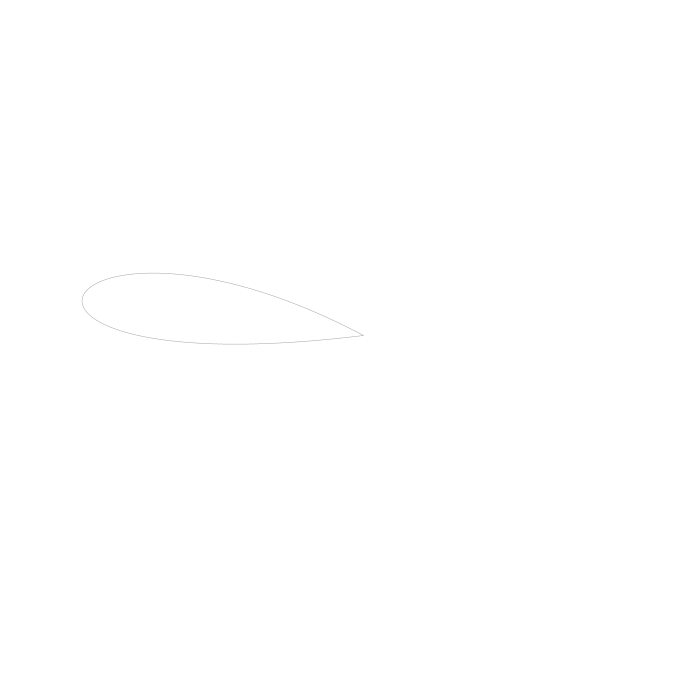
Frame 1 (no input)
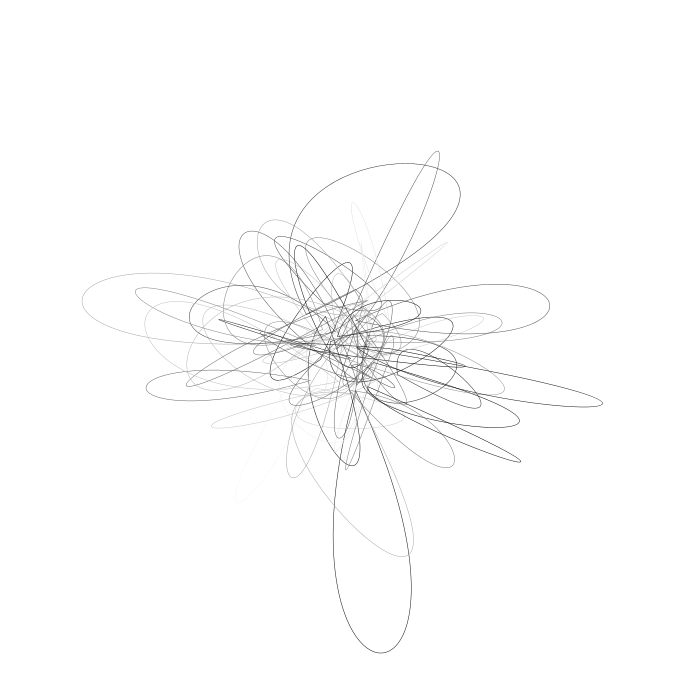
Frame 60 (the mouse pressed at the canvas centre just before this capture)
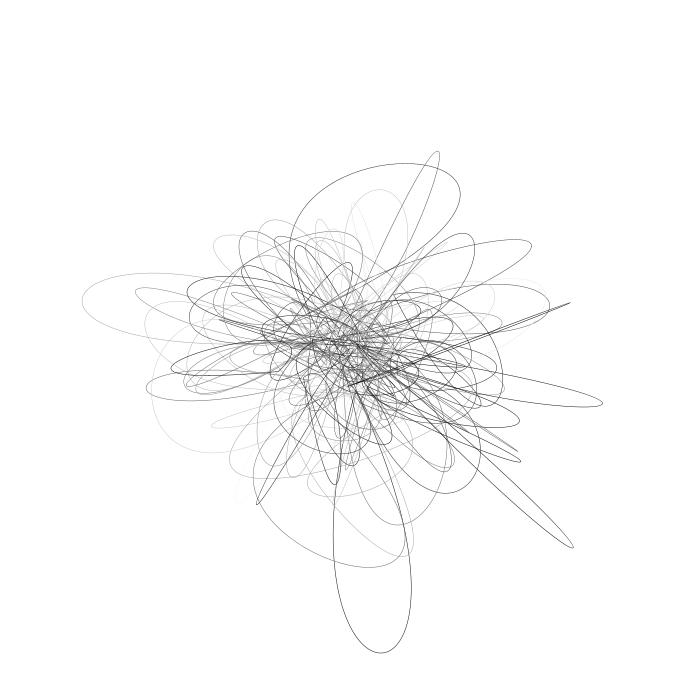
Frame 120 (the mouse held since frame 60 and released just before this capture)

The Processing sketch that drew these frames (run headless with seeded random() and noise(); from frame 60 on, the mouse is pressed at the canvas centre):

// Processing sketch: processing_133886
// ── processing_133886.pde

float disperX, disperY, x, y;
void setup() {
  size (700, 700);
  background(255);

  smooth();
  disperX=1*width;
  disperY=1*height;
  x=width/2;
  y=height/2;
}

void draw() {
  noFill();
  strokeWeight(0.5);
  stroke(random(255));
  float dsprt=1.8;
  
  //calculates the parameters to the bezier
  float a=dispers(-width/8, width/8);
  float b=dispers(-height/8, height/8);
  float c=dsprt*dispers(-width/2, width/2);
  float d=dsprt*dispers(-height/2, height/2);
  float e=dsprt*dispers(-width/2, width/2);
  float f=dsprt*dispers(-height/2, height/2);
  

  translate(width/2, height/2);
  bezier(a, b, c, d, e, f, a, b);
}

float dispers(float rangeF, float rangeT) { 
  // calculates random normally distributed
  int iter=4;
  float disper=0;
  for (int i=0; i<iter; i++) {
    disper+=random(rangeF, rangeT);
  } 
  return disper/iter;
}

void keyPressed() {
  if (key=='a') {
    background(255);
  }
  else {
   if (key=='s') save("bezier"+second()+".jpg");
  }
}
